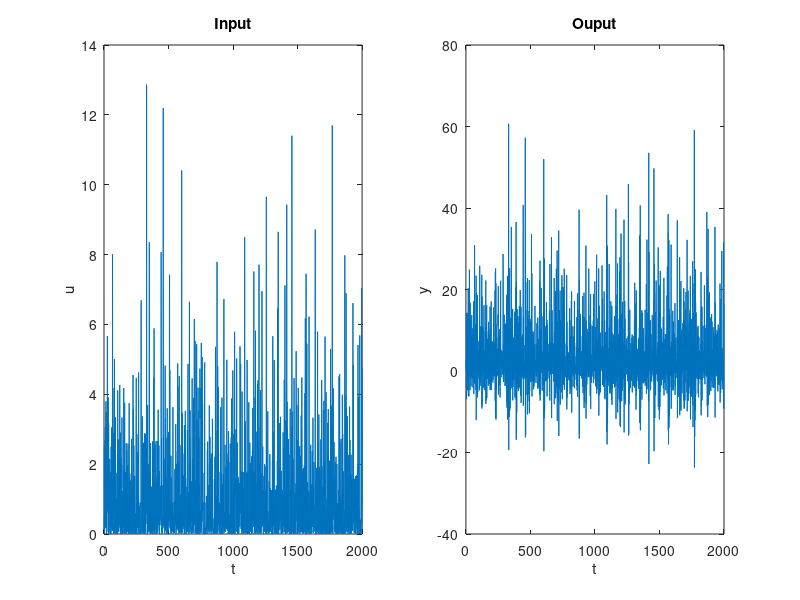

MATLAB code to generate this figure: (Note: this script raises an error after producing the figure.)
clear;clc;close all;

%% OE parameter estimation
%% true parameter: 5 2 .81, sigma=0.9

%% plot of input output
load("data.mat");
subplot(1,2,1);
plot(u);
title("Input");
xlabel("t");
ylabel("u");
subplot(1,2,2);
plot(y);
title("Ouput");
xlabel("t");
ylabel("y");

%% Steepest Descent
delta = 1e-4;
flag_stop = true;
k=1;
theta = [0 0 0];
% theta = [10 -2 -0.2];
print = true;
%% Il nostro povero codice
% % compute initial V,dV
% b = [0 theta(1) theta(2)];
% a = [1 theta(3)];
% yest = filter(b,a,u);
% err = y -yest;
% W = 1/N * sum(err.^2); % V_{k-1}
% Psi = [filter([0 1], [1 theta(3)], u), filter([0 0 1], [1 theta(3)], u), -filter([0 1], [1 theta(3)], yest)];
% dV = -2/N * sum(err.*Psi);
% 
% while (flag_stop)
%     % backtracking
%     mu=1;
%     while (abs(theta(3)-mu*dV(3))>=1)
%         mu=mu/2;
%     end
%     while (V(y,u,theta-mu*dV)-W>=0)
%         mu=mu/2;
%     end
%     theta = theta-mu*dV;
% 
%     % compute current V,dV
%     b = [0 theta(1) theta(2)];
%     a = [1 theta(3)];
%     yest = filter(b,a,u);
%     err = y -yest;
%     W = 1/N * sum(err.^2); % V_{k-1}
%     Psi = [filter([0 1], [1 theta(3)], u), filter([0 0 1], [1 theta(3)], u), -filter([0 1], [1 theta(3)], yest)];
%     dV = -2/N * sum(err.*Psi);
% 
%     if (norm(dV)<=delta)
%         flag_stop=false;
%     end
%     fprintf("Iteration %u:\n", k);
%     fprintf("V: %f\n", W);
%     fprintf("|dV|: %f\n", norm(dV));
%     fprintf("theta: [%f %f %f]\n", theta(1), theta(2), theta(3));
%     k=k+1;
%     fprintf("\n");
% end
while (flag_stop)
    % compute current V,dV
    b = [0 theta(1) theta(2)];
    a = [1 theta(3)];
    yest = filter(b,a,u);
    err = y -yest;
    W = 1/N * sum(err.^2); % V_{k-1}
    Psi = [filter([0 1], [1 theta(3)], u), filter([0 0 1], [1 theta(3)], u), -filter([0 1], [1 theta(3)], yest)];
    dV = -2/N * sum(err.*Psi);

    % backtracking
    mu=1;
    while (abs(theta(3)-mu*dV(3))>=1)
        mu=mu/2;
    end
    while (V(y,u,theta-mu*dV)-W>=0)
        mu=mu/2;
    end
    theta = theta-mu*dV;
    
    if (norm(dV)<=delta) % flag_stop on previous iteration gradient -> one iteration more
        flag_stop=false;
    end
    if (print)
        fprintf("Iteration %u:\n", k);
        fprintf("V: %f\n", W);
        fprintf("|dV|: %f\n", norm(dV));
        fprintf("theta: [%f %f %f]\n", theta(1), theta(2), theta(3));
        fprintf("\n");
    end
    k=k+1;
end
fprintf("Iteration %u:\n", k);
fprintf("V: %f\n", W);
fprintf("|dV|: %f\n", norm(dV));
fprintf("theta: [%f %f %f]\n", theta(1), theta(2), theta(3));
fprintf("\n");
%% comparison with matlab toolbox
data = iddata(y,u);

% Estimation of an OE model

% orders of the OE model
% orders_oe(1) = nB
% orders_oe(2) = nF
% orders_oe(3) = nk
orders_oe = [2 1 1]; 

% OE model estimation
m_oe = oe(data,orders_oe);

% Plot the coefficient of the estimated model
fprintf("MATLAB estimate:\n");
fprintf("V: %f\n", m_oe.NoiseVariance);
fprintf("theta: [%f %f %f]\n", m_oe.b(2), m_oe.b(3), m_oe.f(2));

% the matlab and our estimate are close and take about the same running time. (without print in the loop of our implementation)
% Anyway, since we have no control on the tolerance of the matlab estimate
% the estimate parameters are slightly different

% commenting out the check of theta \in Theta and not the decrease of V,
% the estimate cannot blow up still and we reach convergence.

% commenting out the check of the decrease of V,
% the estimate stay bounded, because we are still checking bibo stability for the estimator, but it oscillates a lot without converging

% commenting out both the check the estimate blows up in few iterations as
% there is nothing preventing V to grow and theta_est to represent a non
% bibo stable estimate.

% changing the initial value of theta, the algorithm still converges to the
% same value of theta, but with large number of iterations. We could
% expected to reach local minima changing initial value